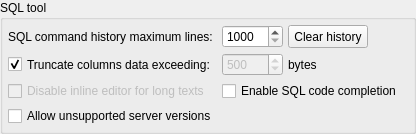
       <widget class="QGroupBox" name="sql_tool_gb">
        <property name="maximumSize">
         <size>
          <width>700</width>
          <height>16777215</height>
         </size>
        </property>
        <property name="title">
         <string>SQL tool</string>
        </property>
        <layout class="QGridLayout" name="gridLayout_2">
         <property name="leftMargin">
          <number>5</number>
         </property>
         <property name="topMargin">
          <number>5</number>
         </property>
         <property name="rightMargin">
          <number>5</number>
         </property>
         <property name="bottomMargin">
          <number>5</number>
         </property>
         <property name="spacing">
          <number>5</number>
         </property>
         <item row="1" column="1">
          <layout class="QHBoxLayout" name="horizontalLayout_4">
           <property name="spacing">
            <number>5</number>
           </property>
           <property name="leftMargin">
            <number>0</number>
           </property>
           <item>
            <widget class="QSpinBox" name="trunc_columns_data_spb">
             <property name="enabled">
              <bool>false</bool>
             </property>
             <property name="sizePolicy">
              <sizepolicy hsizetype="Preferred" vsizetype="Fixed">
               <horstretch>0</horstretch>
               <verstretch>0</verstretch>
              </sizepolicy>
             </property>
             <property name="minimumSize">
              <size>
               <width>60</width>
               <height>0</height>
              </size>
             </property>
             <property name="toolTip">
              <string>&lt;p&gt;Columns exceeding the specified number of bytes are automatically truncated to the maximum length. This threshold only affects text display. When editing columns data the original values are displayed instead of the truncated ones.&lt;/p&gt;</string>
             </property>
             <property name="minimum">
              <number>100</number>
             </property>
             <property name="maximum">
              <number>10000</number>
             </property>
             <property name="singleStep">
              <number>100</number>
             </property>
             <property name="value">
              <number>500</number>
             </property>
            </widget>
           </item>
           <item>
            <widget class="QLabel" name="bytes_lbl">
             <property name="enabled">
              <bool>true</bool>
             </property>
             <property name="sizePolicy">
              <sizepolicy hsizetype="Preferred" vsizetype="Preferred">
               <horstretch>0</horstretch>
               <verstretch>0</verstretch>
              </sizepolicy>
             </property>
             <property name="minimumSize">
              <size>
               <width>0</width>
               <height>0</height>
              </size>
             </property>
             <property name="text">
              <string>bytes</string>
             </property>
            </widget>
           </item>
           <item>
            <spacer name="horizontalSpacer">
             <property name="orientation">
              <enum>Qt::Orientation::Horizontal</enum>
             </property>
             <property name="sizeHint" stdset="0">
              <size>
               <width>40</width>
               <height>20</height>
              </size>
             </property>
            </spacer>
           </item>
          </layout>
         </item>
         <item row="0" column="1">
          <layout class="QHBoxLayout" name="horizontalLayout_19">
           <property name="spacing">
            <number>5</number>
           </property>
           <item>
            <widget class="QSpinBox" name="history_max_length_spb">
             <property name="sizePolicy">
              <sizepolicy hsizetype="Minimum" vsizetype="Fixed">
               <horstretch>0</horstretch>
               <verstretch>0</verstretch>
              </sizepolicy>
             </property>
             <property name="minimumSize">
              <size>
               <width>60</width>
               <height>0</height>
              </size>
             </property>
             <property name="minimum">
              <number>1000</number>
             </property>
             <property name="maximum">
              <number>20000</number>
             </property>
             <property name="singleStep">
              <number>500</number>
             </property>
             <property name="value">
              <number>1000</number>
             </property>
            </widget>
           </item>
           <item>
            <widget class="QPushButton" name="clear_sql_history_btn">
             <property name="sizePolicy">
              <sizepolicy hsizetype="Fixed" vsizetype="Preferred">
               <horstretch>0</horstretch>
               <verstretch>0</verstretch>
              </sizepolicy>
             </property>
             <property name="maximumSize">
              <size>
               <width>16777215</width>
               <height>16777215</height>
              </size>
             </property>
             <property name="focusPolicy">
              <enum>Qt::FocusPolicy::StrongFocus</enum>
             </property>
             <property name="toolTip">
              <string>Clear the entire SQL comand history.</string>
             </property>
             <property name="text">
              <string>Clear history</string>
             </property>
             <property name="icon">
              <iconset resource="../../res/resources.qrc">
               <normaloff>:/icons/icons/delete.png</normaloff>:/icons/icons/delete.png</iconset>
             </property>
             <property name="iconSize">
              <size>
               <width>25</width>
               <height>25</height>
              </size>
             </property>
            </widget>
           </item>
           <item>
            <spacer name="horizontalSpacer_4">
             <property name="orientation">
              <enum>Qt::Orientation::Horizontal</enum>
             </property>
             <property name="sizeHint" stdset="0">
              <size>
               <width>40</width>
               <height>20</height>
              </size>
             </property>
            </spacer>
           </item>
          </layout>
         </item>
         <item row="1" column="0">
          <widget class="QCheckBox" name="trunc_columns_data_chk">
           <property name="sizePolicy">
            <sizepolicy hsizetype="Preferred" vsizetype="Preferred">
             <horstretch>0</horstretch>
             <verstretch>0</verstretch>
            </sizepolicy>
           </property>
           <property name="toolTip">
            <string>&lt;p&gt;Toggles the automatic truncation of columns' data in the results grid when exceeding a specified threshold. This improves performance when displaying/handling columns with lots of data.&lt;/p&gt;</string>
           </property>
           <property name="statusTip">
            <string/>
           </property>
           <property name="text">
            <string>Truncate columns data exceeding:</string>
           </property>
           <property name="checked">
            <bool>true</bool>
           </property>
          </widget>
         </item>
         <item row="0" column="0">
          <widget class="QLabel" name="sql_history_lbl">
           <property name="sizePolicy">
            <sizepolicy hsizetype="Preferred" vsizetype="Preferred">
             <horstretch>0</horstretch>
             <verstretch>0</verstretch>
            </sizepolicy>
           </property>
           <property name="minimumSize">
            <size>
             <width>0</width>
             <height>0</height>
            </size>
           </property>
           <property name="text">
            <string>SQL command history maximum lines:</string>
           </property>
          </widget>
         </item>
         <item row="5" column="0">
          <widget class="QCheckBox" name="disable_inline_editor_chk">
           <property name="enabled">
            <bool>false</bool>
           </property>
           <property name="sizePolicy">
            <sizepolicy hsizetype="Preferred" vsizetype="Preferred">
             <horstretch>0</horstretch>
             <verstretch>0</verstretch>
            </sizepolicy>
           </property>
           <property name="toolTip">
            <string>&lt;p&gt;In data manipulation form, long texts that exceed the truncation threshold will be displayed in an input form instead of opening an inline editor in the data grid.&lt;/p&gt;</string>
           </property>
           <property name="statusTip">
            <string/>
           </property>
           <property name="text">
            <string>Disable inline editor for long texts</string>
           </property>
           <property name="checked">
            <bool>false</bool>
           </property>
          </widget>
         </item>
         <item row="6" column="0">
          <widget class="QCheckBox" name="old_pgsql_versions_chk">
           <property name="toolTip">
            <string>&lt;p&gt;pgModeler will try to connect to older server versions (below 10) in a minimum compatibility mode. &lt;strong&gt;WARNING:&lt;/strong&gt; this option may cause the diff and import processes to fail or produce unreliable results. Also, it can lead to data loss when handling table data. Enable this option at &lt;strong&gt;your own risk&lt;/strong&gt;!&lt;/p&gt;</string>
           </property>
           <property name="text">
            <string>Allow unsupported server versions</string>
           </property>
           <property name="iconSize">
            <size>
             <width>22</width>
             <height>22</height>
            </size>
           </property>
          </widget>
         </item>
         <item row="5" column="1">
          <widget class="QCheckBox" name="code_completion_chk">
           <property name="sizePolicy">
            <sizepolicy hsizetype="Preferred" vsizetype="Fixed">
             <horstretch>0</horstretch>
             <verstretch>0</verstretch>
            </sizepolicy>
           </property>
           <property name="toolTip">
            <string>&lt;p&gt;Toggles the code completion in all fields that accept the input of SQL commands, in both the SQL tool and design view. Requires restarting the tool to take effect.&lt;/p&gt;</string>
           </property>
           <property name="statusTip">
            <string/>
           </property>
           <property name="text">
            <string>Enable SQL code completion</string>
           </property>
          </widget>
         </item>
        </layout>
       </widget>
